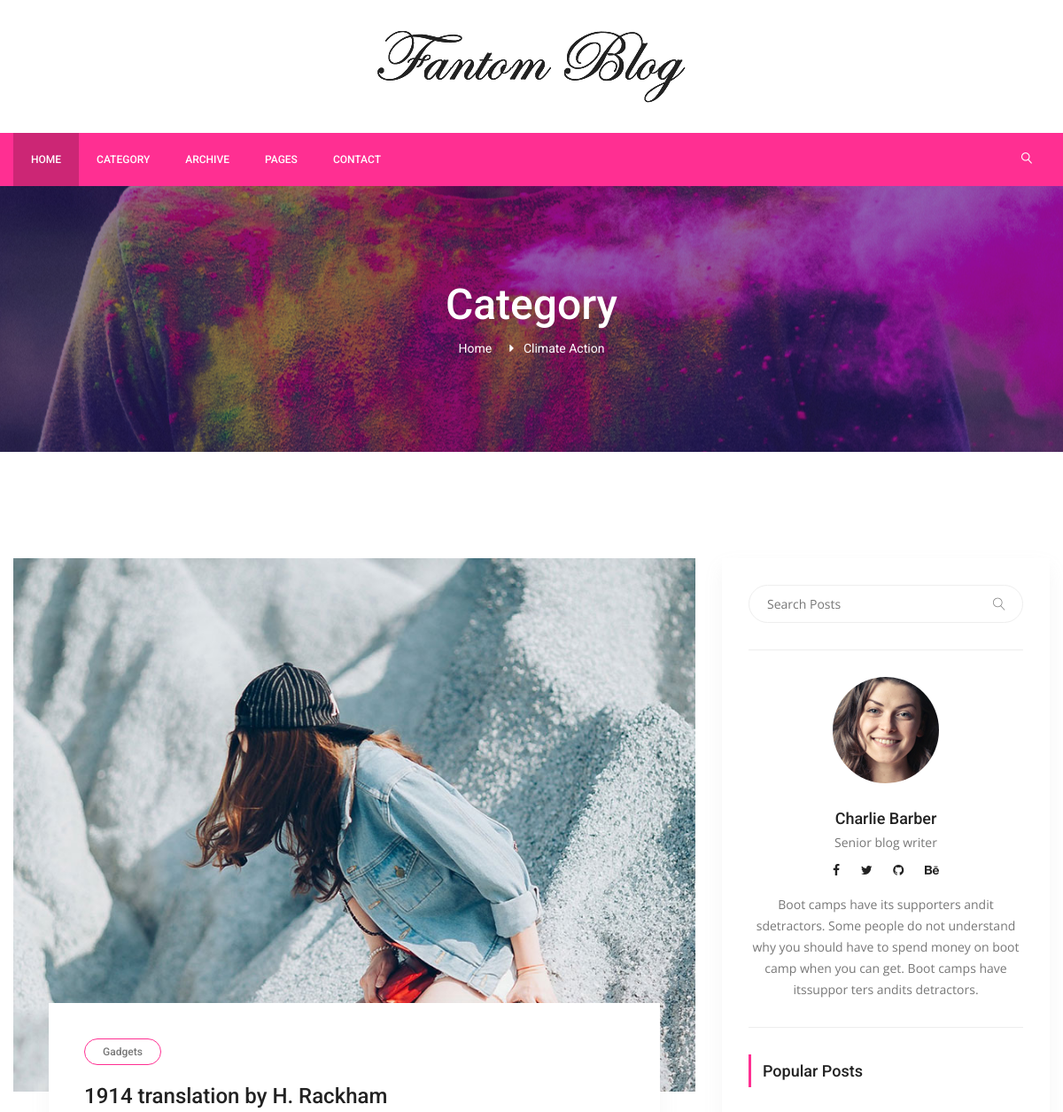
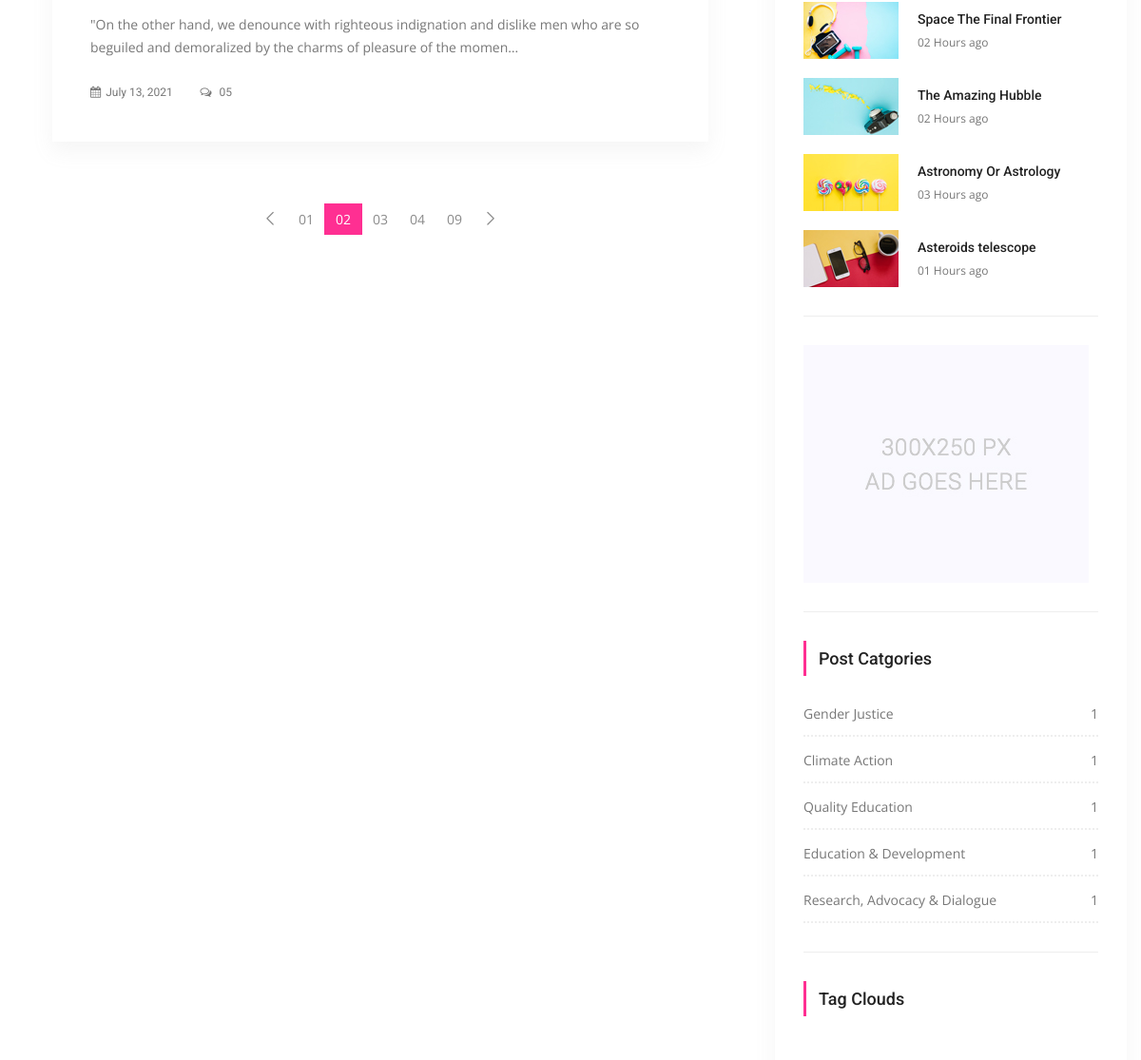
Before: /category/2/climate-action (upper part) with the older database file (2 pictures, top to bottom).
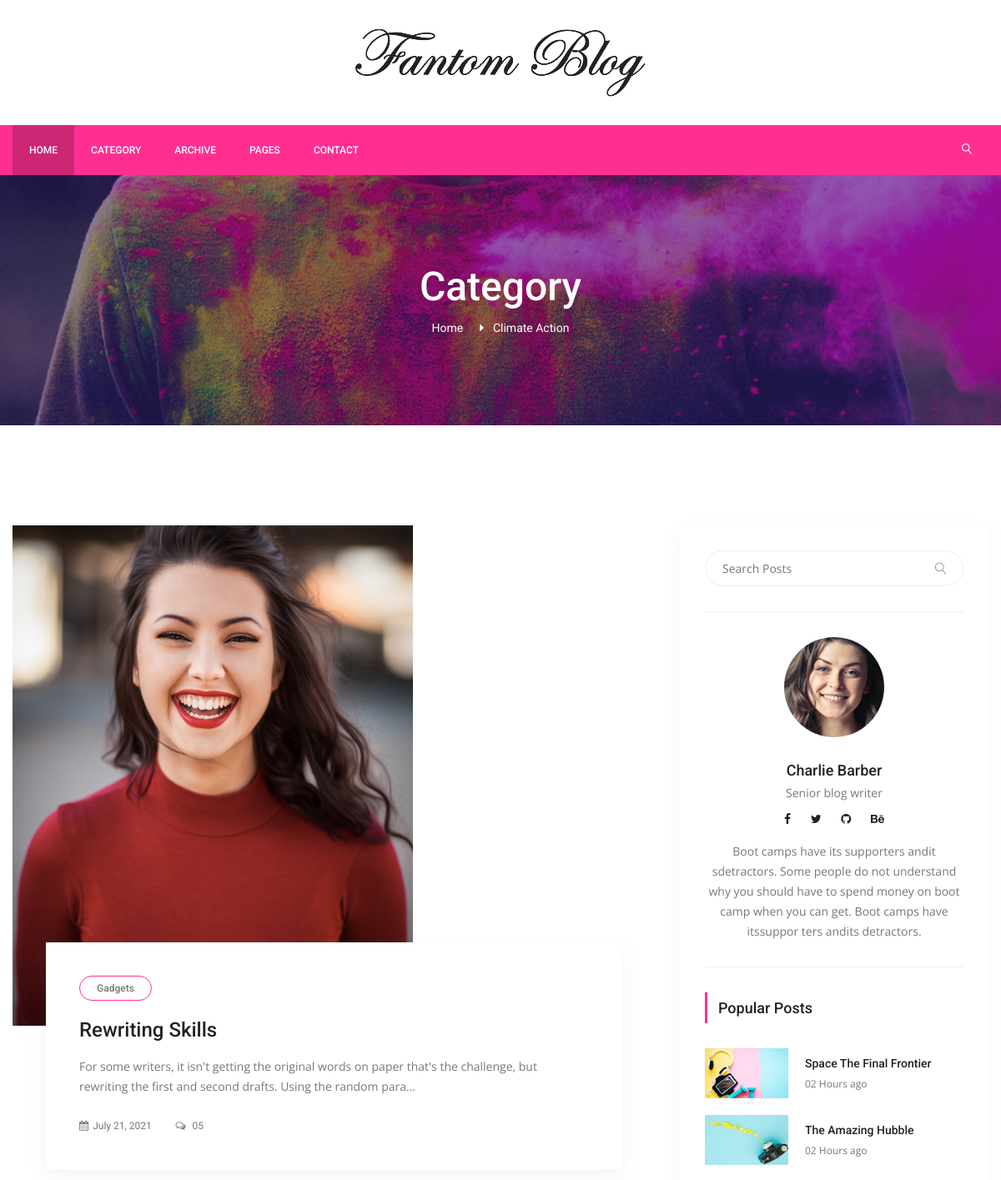
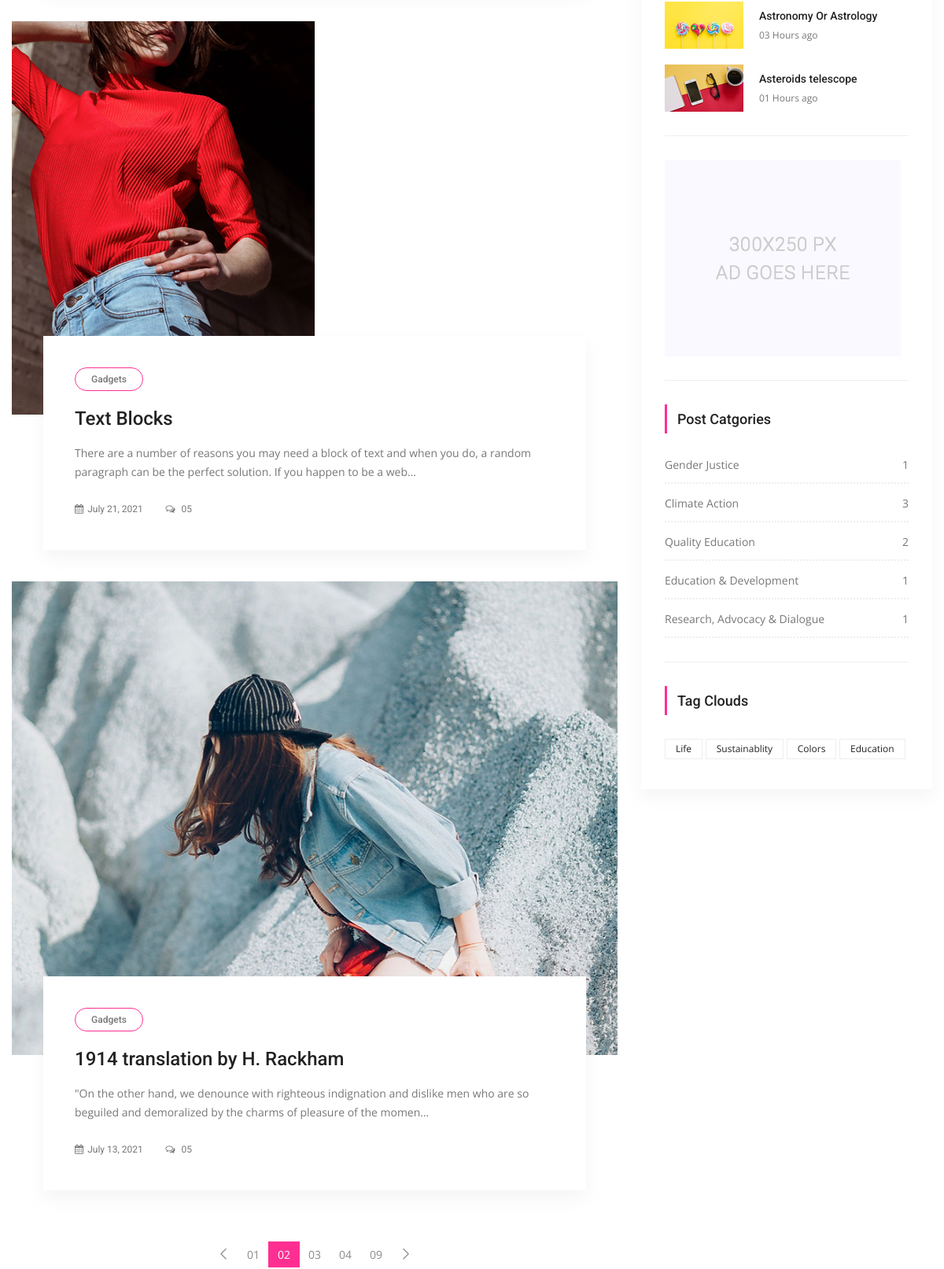
After: the same page with the newer database file (2 pictures, top to bottom).
### posts/models.py (models this page shows, shortened)
class Category(models.Model):
    title = models.CharField(max_length=150)
    slug = models.SlugField(default="slug", editable=False)
    def __str__(self):
        return self.title
    def post_count(self):
        return self.post.all().count()

class Post(models.Model):
    title = models.CharField(max_length=100)
    content = models.CharField(max_length=500)
    publishing_date = models.DateField(auto_now_add=True)
    image = models.ImageField(blank=True, null=True, upload_to='uploads/')
    user = models.ForeignKey(settings.AUTH_USER_MODEL, on_delete=models.CASCADE)
    slug = models.SlugField(default="slug", editable=False)
    category = models.ForeignKey(Category, on_delete=models.CASCADE, default=2, related_name="post")
    tag = models.ManyToManyField(Tag, related_name='post', blank=True)
    slider_post = models.BooleanField(default=False)

class Tag(models.Model):
    title = models.CharField(max_length=100)
    slug = models.SlugField(editable=False)
    def __str__(self):
        return self.title

### posts/views.py (the view)
# urls.py: path('category/<int:pk>/<slug:slug>', CategoryDetail.as_view(), name='category_detail'),
class CategoryDetail(ListView):
    model = Post
    template_name = "category/category_detail.html"
    context_object_name = "posts"
    def get_queryset(self):
        self.category = get_object_or_404(Category, pk=self.kwargs['pk'])
        return Post.objects.filter(category=self.category).order_by('-id')
    def get_context_data(self, *, object_list=None, **kwargs):
        context = super(CategoryDetail, self).get_context_data(**kwargs)
        self.category = get_object_or_404(Category, pk=self.kwargs['pk'])
        context['name'] = self.category
        return context

### posts/templatetags/custom_tags.py (called while the page is built)
@register.simple_tag(name="categories")
def all_categories():
    return Category.objects.all()

@register.simple_tag(name="tags")
def all_tags():
    return Tag.objects.all()

### templates/category/category_detail.html
{% extends 'base.html'%}
{%load static%}
{% block content %}
        <section class="banner_area">
            <div class="banner_inner d-flex align-items-center">
            	<div class="overlay bg-parallax" data-stellar-ratio="0.9" data-stellar-vertical-offset="0" data-background=""></div>
				<div class="container">
					<div class="banner_content text-center">
						<h2>Category</h2>
						<div class="page_link">
							<a href="{%url 'index' %}">Home</a>
							<a href="#">{{name}}</a>
						</div>
					</div>
				</div>
            </div>
        </section>
        <section class="blog_area p_120">
            <div class="container">
                <div class="row">
                    <div class="col-lg-8">
                        <div class="blog_left_sidebar">
							{%for post in posts%}
                            <article class="blog_style1">
                            	<div class="blog_img">
                            		<img class="img-fluid" src="{{post.image.url}}" alt="">
                            	</div>
                            	<div class="blog_text">
									<div class="blog_text_inner">
										<a class="cat" href="#">Gadgets</a>
										<a href="{% url 'detail' pk=post.id slug=post.slug %}"><h4>{{post.title}}</h4></a>
										<p>{{post.content | truncatechars:150}}</p>
										<div class="date">
											<a href="#"><i class="fa fa-calendar" aria-hidden="true"></i>{{post.publishing_date}}</a>
											<a href="#"><i class="fa fa-comments-o" aria-hidden="true"></i> 05</a>
										</div>
									</div>
                            	</div>
                            </article>
							{%endfor%}
                            <nav class="blog-pagination justify-content-center d-flex">
		                        <ul class="pagination">
		                            <li class="page-item">
		                                <a href="#" class="page-link" aria-label="Previous">
		                                    <span aria-hidden="true">
		                                        <span class="lnr lnr-chevron-left"></span>
		                                    </span>
		                                </a>
		                            </li>
		                            <li class="page-item"><a href="#" class="page-link">01</a></li>
		                            <li class="page-item active"><a href="#" class="page-link">02</a></li>
		                            <li class="page-item"><a href="#" class="page-link">03</a></li>
		                            <li class="page-item"><a href="#" class="page-link">04</a></li>
		                            <li class="page-item"><a href="#" class="page-link">09</a></li>
		                            <li class="page-item">
		                                <a href="#" class="page-link" aria-label="Next">
		                                    <span aria-hidden="true">
		                                        <span class="lnr lnr-chevron-right"></span>
		                                    </span>
		                                </a>
		                            </li>
		                        </ul>
		                    </nav>
                        </div>
                    </div>
                   {%include 'right_side.html'%}
                </div>
            </div>
        </section>
        {%endblock%}

### templates/base.html (shortened to what this page needs)
{%load static%}
<!doctype html>
<html lang="en">
    <head>
        <link rel="stylesheet" href="{% static "css/bootstrap.css" %}">
        <link rel="stylesheet" href="{% static "vendors/linericon/style.css" %}">
        <link rel="stylesheet" href="{% static "css/font-awesome.min.css" %}">
        <link rel="stylesheet" href="{% static "vendors/owl-carousel/owl.carousel.min.css" %}">
        <link rel="stylesheet" href="{% static "vendors/lightbox/simpleLightbox.css" %}">
        <link rel="stylesheet" href="{% static "vendors/nice-select/css/nice-select.css" %}">
        <link rel="stylesheet" href="{% static "vendors/animate-css/animate.css" %}">
        <link rel="stylesheet" href="{% static "vendors/jquery-ui/jquery-ui.css" %}">
        <link rel="stylesheet" href="{% static "css/style.css" %}">
        <link rel="stylesheet" href="{% static "css/responsive.css" %}">
    </head>
    <body>
        <header class="header_area">
            <div class="logo_part">
            	<div class="container">
            		<a class="logo" href="#"><img src="{% static "img/logo.png" %}" alt=""></a>
            	</div>
            </div>
			<div class="main_menu">
				<nav class="navbar navbar-expand-lg navbar-light">
					<div class="container">
						<div class="collapse navbar-collapse offset" id="navbarSupportedContent">
							<ul class="nav navbar-nav menu_nav">
								<li class="nav-item active"><a class="nav-link" href="index.html">Home</a></li>
								<li class="nav-item"><a class="nav-link" href="category.html">Category</a></li>
								<li class="nav-item"><a class="nav-link" href="archive.html">Archive</a></li>
								<li class="nav-item submenu dropdown">
									<a href="#" class="nav-link dropdown-toggle" data-toggle="dropdown" role="button" aria-haspopup="true" aria-expanded="false">Pages</a>
								</li>
								<li class="nav-item"><a class="nav-link" href="contact.html">Contact</a></li>
							</ul>
							<ul class="nav navbar-nav navbar-right ml-auto">
								<li class="nav-item"><a href="#" class="search"></a></li>
							</ul>
						</div>
					</div>
				</nav>
			</div>
        </header>
        {%load static%}
<!doctype html>
<html lang="en">
    <head>
        <link rel="stylesheet" href="{% static "css/bootstrap.css" %}">
        <link rel="stylesheet" href="{% static "vendors/linericon/style.css" %}">
        <link rel="stylesheet" href="{% static "css/font-awesome.min.css" %}">
        <link rel="stylesheet" href="{% static "vendors/owl-carousel/owl.carousel.min.css" %}">
        <link rel="stylesheet" href="{% static "vendors/lightbox/simpleLightbox.css" %}">
        <link rel="stylesheet" href="{% static "vendors/nice-select/css/nice-select.css" %}">
        <link rel="stylesheet" href="{% static "vendors/animate-css/animate.css" %}">
        <link rel="stylesheet" href="{% static "vendors/jquery-ui/jquery-ui.css" %}">
        <link rel="stylesheet" href="{% static "css/style.css" %}">
        <link rel="stylesheet" href="{% static "css/responsive.css" %}">
    </head>
    <body>
        <header class="header_area">
            <div class="logo_part">
            	<div class="container">
            		<a class="logo" href="#"><img src="{% static "img/logo.png" %}" alt=""></a>
            	</div>
            </div>
			<div class="main_menu">
				<nav class="navbar navbar-expand-lg navbar-light">
					<div class="container">
						<div class="collapse navbar-collapse offset" id="navbarSupportedContent">
							<ul class="nav navbar-nav menu_nav">
								<li class="nav-item active"><a class="nav-link" href="index.html">Home</a></li>
								<li class="nav-item"><a class="nav-link" href="category.html">Category</a></li>
								<li class="nav-item"><a class="nav-link" href="archive.html">Archive</a></li>
								<li class="nav-item submenu dropdown">
									<a href="#" class="nav-link dropdown-toggle" data-toggle="dropdown" role="button" aria-haspopup="true" aria-expanded="false">Pages</a>
								</li>
								<li class="nav-item"><a class="nav-link" href="contact.html">Contact</a></li>
							</ul>
							<ul class="nav navbar-nav navbar-right ml-auto">
								<li class="nav-item"><a href="#" class="search"><i class="lnr lnr-magnifier"></i></a></li>
							</ul>
						</div>
					</div>
				</nav>
			</div>
        </header>
    {% block content%}
    {%endblock%}
    </body>
</html>

### templates/right_side.html
{%load static%}
{%load custom_tags%}
<div class="col-lg-4">
                        <div class="blog_right_sidebar">
                            <aside class="single_sidebar_widget search_widget">
                                <div class="input-group">
                                    <input type="text" class="form-control" placeholder="Search Posts">
                                    <span class="input-group-btn">
                                        <button class="btn btn-default" type="button"><i class="lnr lnr-magnifier"></i></button>
                                    </span>
                                </div>
                                <div class="br"></div>
                            </aside>
                            <aside class="single_sidebar_widget author_widget">
                                <img class="author_img rounded-circle" src="{% static "img/blog/author.png" %}" alt="">
                                <h4>Charlie Barber</h4>
                                <p>Senior blog writer</p>
                                <div class="social_icon">
                                    <a href="#"><i class="fa fa-facebook"></i></a>
                                    <a href="#"><i class="fa fa-twitter"></i></a>
                                    <a href="#"><i class="fa fa-github"></i></a>
                                    <a href="#"><i class="fa fa-behance"></i></a>
                                </div>
                                <p>Boot camps have its supporters andit sdetractors. Some people do not understand why you should have to spend money on boot camp when you can get. Boot camps have itssuppor ters andits detractors.</p>
                                <div class="br"></div>
                            </aside>
                            <aside class="single_sidebar_widget popular_post_widget">
                                <h3 class="widget_title">Popular Posts</h3>
                                <div class="media post_item">
                                    <img src="{% static "img/blog/popular-post/post1.jpg" %}" alt="post">
                                    <div class="media-body">
                                        <a href="blog-details.html"><h3>Space The Final Frontier</h3></a>
                                        <p>02 Hours ago</p>
                                    </div>
                                </div>
                                <div class="media post_item">
                                    <img src="{% static "img/blog/popular-post/post2.jpg" %}" alt="post">
                                    <div class="media-body">
                                        <a href="blog-details.html"><h3>The Amazing Hubble</h3></a>
                                        <p>02 Hours ago</p>
                                    </div>
                                </div>
                                <div class="media post_item">
                                    <img src="{% static "img/blog/popular-post/post3.jpg" %}" alt="post">
                                    <div class="media-body">
                                        <a href="blog-details.html"><h3>Astronomy Or Astrology</h3></a>
                                        <p>03 Hours ago</p>
                                    </div>
                                </div>
                                <div class="media post_item">
                                    <img src="{% static "img/blog/popular-post/post4.jpg" %}" alt="post">
                                    <div class="media-body">
                                        <a href="blog-details.html"><h3>Asteroids telescope</h3></a>
                                        <p>01 Hours ago</p>
                                    </div>
                                </div>
                                <div class="br"></div>
                            </aside>
                            <aside class="single_sidebar_widget">
                                <a href="#"><img class="img-fluid" src="{% static "img/blog/add.jpg" %}" alt=""></a>
                                <div class="br"></div>
                            </aside>
                            <aside class="single_sidebar_widget post_category_widget">
                                <h4 class="widget_title">Post Catgories</h4>
                                <ul class="list cat-list">
                                    {%categories as categories%}
                                    {%for category in categories%}
                                    <li>
                                        <a href="{%url 'category_detail' pk=category.pk slug=category.slug %}" class="d-flex justify-content-between">
                                            <p>{{category.title}}</p>
                                            <p>{{category.post_count}}</p>
                                        </a>
                                    </li>
                                    {%endfor%}
                                </ul>
                                <div class="br"></div>
                            </aside>
                            <aside class="single-sidebar-widget tag_cloud_widget">
                                <h4 class="widget_title">Tag Clouds</h4>
                                <ul class="list">
                                    {% tags as ankits%}
                                    {%for ankit in ankits%}
                                    <li><a href="{%url 'tag_detail' slug=ankit.slug%}">{{ankit}}</a></li>
                                    {%endfor%}
                                </ul>
                            </aside>
                        </div>
                    </div>

### static/css/responsive.css (style rules this page uses)
@media (max-width:1619px) { .header_area .navbar .search { margin-left: 40px; } }

Changed rows visible on the page:
computed for Category "Climate Action": post_count "1" → "3"
added Post: image (picture), title "Rewriting Skills", content "For some writers, it isn't getting the original words on paper that's the challenge, but rewriting the first and second drafts. Using the random para…", publishing_date "July 21, 2021"
added Post: image (picture), title "Text Blocks", content "There are a number of reasons you may need a block of text and when you do, a random paragraph can be the perfect solution. If you happen to be a web…", publishing_date "July 21, 2021"
computed for Category "Quality Education": post_count "1" → "2"
added Tag: title "Life"
added Tag: title "Sustainablity"
added Tag: title "Colors"
added Tag: title "Education"
